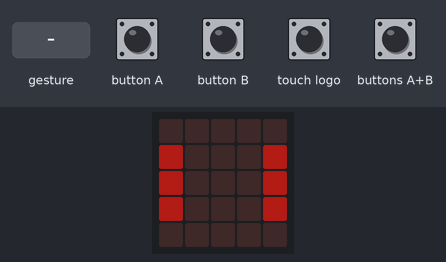
This program was run on a simulated BBC micro:bit (MakeCode). Parts: the board's 5×5 LED display. Inputs (shaded band) come from the test bench. Dim RGB values are drawn brighter than linear; USB keyboard and mouse output is not drawn; a tilt is held for 1.5 s and a shake lasts 1 s, then the board lies face up again.

Above: at 1.6 s.
1.7 s: button A pressed for 0.15 s
At 3.4 s:
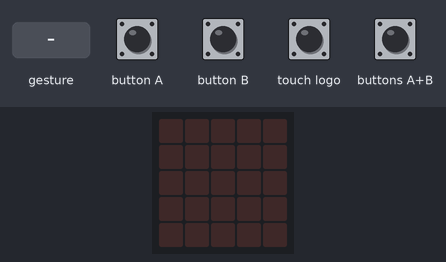
3.7 s: button B pressed for 0.15 s
At 4.05 s:
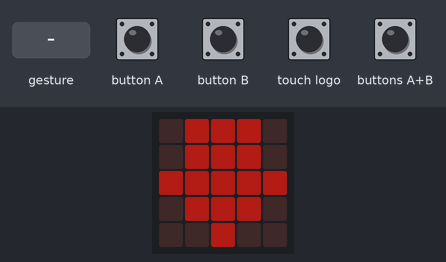
5.7 s: touch logo pressed for 0.15 s
At 6.25 s:
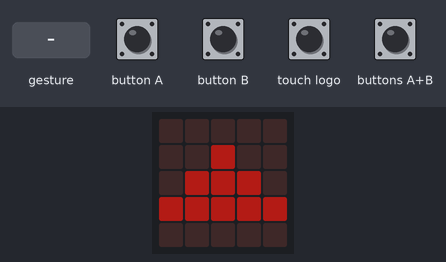
7.9 s: buttons A+B pressed for 0.15 s
At 8.25 s:
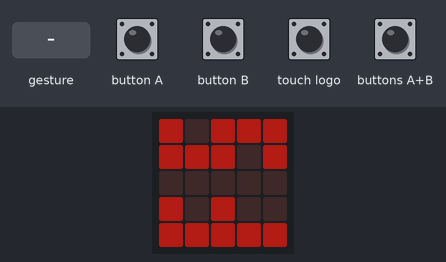
9.9 s: gesture 'shake'
At 10.3 s:
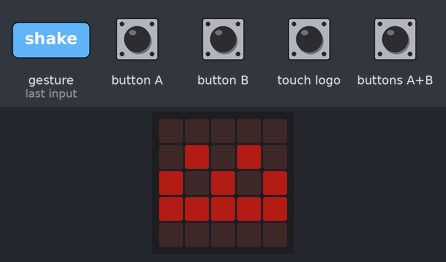
12.0 s: buttons A+B pressed for 1 s
At 13.2 s:
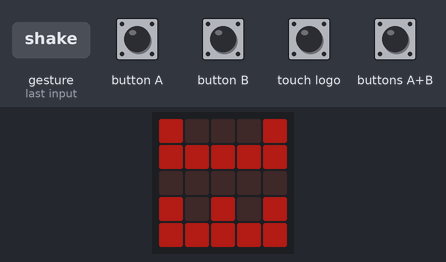
Timing chart, 0 to 15.0 s (numbered marks = the images above; inputs shaded):
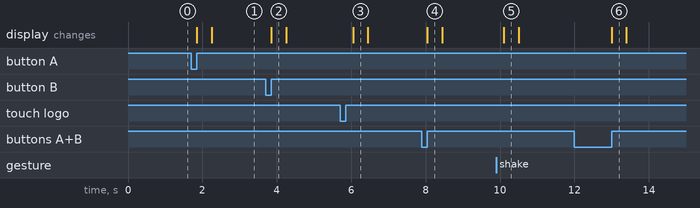

The program:

main.ts
```typescript
input.onButtonPressed(Button.A, function () {
    keyboard.sendString(keyboard.keys(keyboard._Key.right))
    basic.showLeds(`
        . . # . .
        . # # # .
        # # # # #
        . # # # .
        . # # # .
        `)
    basic.clearScreen()
})
input.onGesture(Gesture.Shake, function () {
    keyboard.sendString("b")
    basic.showLeds(`
        . . . . .
        . # . # .
        # . # . #
        # # # # #
        . . . . .
        `)
    basic.clearScreen()
})
input.onButtonPressed(Button.AB, function () {
    if (ABボタン状態) {
        keyboard.sendString(keyboard.rawScancode(62))
        basic.showLeds(`
            # . # # #
            # # # . #
            . . . . .
            # . # . .
            # # # # #
            `)
        basic.clearScreen()
        ABボタン状態 = false
    } else {
        keyboard.sendString(keyboard.keys(keyboard._Key.escape))
        basic.showLeds(`
            # . . . #
            # # # # #
            . . . . .
            # . # . #
            # # # # #
            `)
        basic.clearScreen()
        ABボタン状態 = true
    }
})
input.onButtonPressed(Button.B, function () {
    keyboard.sendString(keyboard.keys(keyboard._Key.left))
    basic.showLeds(`
        . # # # .
        . # # # .
        # # # # #
        . # # # .
        . . # . .
        `)
    basic.clearScreen()
})
input.onLogoEvent(TouchButtonEvent.Pressed, function () {
    keyboard.sendString(keyboard.keys(keyboard._Key.tab))
    basic.pause(200)
    keyboard.sendString("" + keyboard.modifiers(keyboard._Modifier.alt) + "p")
    basic.showLeds(`
        . . . . .
        . . # . .
        . # # # .
        # # # # #
        . . . . .
        `)
    basic.clearScreen()
    keyboard.sendString("" + keyboard.modifiers(keyboard._Modifier.shift) + keyboard.keys(keyboard._Key.tab))
})
let ABボタン状態 = false
keyboard.startKeyboardService()
led.setBrightness(60)
ABボタン状態 = true
basic.showLeds(`
    . . . . .
    # . . . #
    # . . . #
    # . . . #
    . . . . .
    `)
```

test.ts
```typescript
// テストはここに来ます。このパッケージが拡張機能として使用されるときにはコンパイルされません。
```

Measured:
- after the input at 1.7 s, the display: first changes after 0.15 s (image 1 shows a later state)
- after the input at 3.7 s, the display: changes after 0.15 s (image 2)
- after the input at 5.7 s, the display: changes after 0.35 s (image 3)
- after the input at 7.9 s, the display: changes after 0.15 s (image 4)
- after the input at 9.9 s, the display: changes after 0.20 s (image 5)
- after the input at 12.0 s, the display: changes after 1.0 s (image 6)
- what the display in image 2 shows lasts 0.4 s, from 3.9 s to 4.3 s
